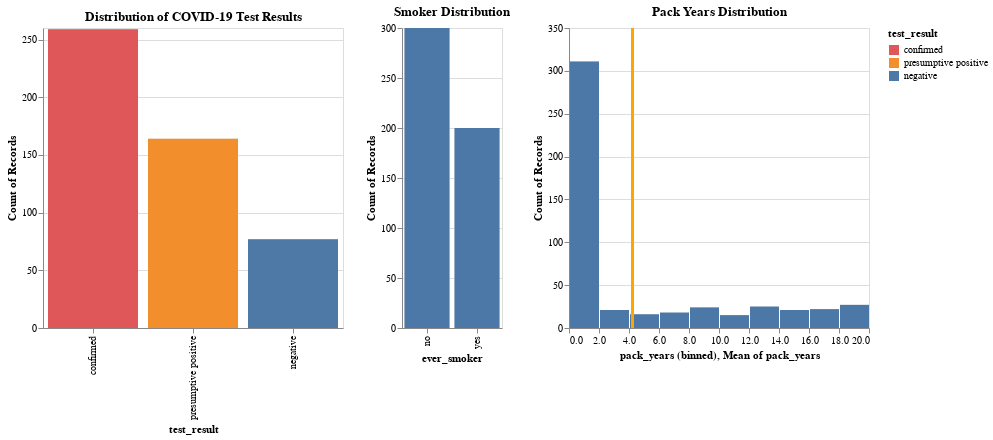

The notebook cell this image was saved under:
### Markdown cell above
### Test Results vs. Smoking History w/ Crossfilter

### Code cell
viz_test_with_brush.properties(width=300)

ever_smoker = alt.Chart(patient).mark_bar().encode(
    x=("ever_smoker:N"),
    y='count()'
).properties(
    title="Smoker Distribution",
    width=100
)

pack_years = alt.Chart(patient).mark_bar().encode(
    x=alt.X("pack_years:Q", bin=True),
    y=alt.Y('count()')
).properties(
    title="Pack Years Distribution",
    width=300
)

rule = alt.Chart(patient).mark_rule(color='orange').encode(
    x='mean(pack_years):Q',
    size=alt.value(3)
)

# Brushing
ever_smoker_with_brush = alt.layer(
    ever_smoker.encode(color=alt.value("lightgray")),
    ever_smoker.transform_filter(brush_x).add_selection(brush_x)
)
pack_years_with_brush = alt.layer(
    pack_years.encode(color=alt.value("lightgray")),
    pack_years.transform_filter(brush_x).add_selection(brush_x)
)
rule = rule.transform_filter(brush_x)

viz_test_with_brush | (ever_smoker_with_brush | pack_years_with_brush + rule)

### Figure 1 — Vega-Lite specification as saved in the notebook (floating-point values rounded to 4 significant figures; data arrays with more than 128 entries replaced by an {"elided": "..."} marker saying what was removed)
{"config": {"view": {"continuousWidth": 400, "continuousHeight": 300}}, "hconcat": [{"layer": [{"mark": "bar", "encoding": {"color": {"value": "lightgray"}, "x": {"type": "nominal", "field": "test_result", "sort": "-y"}, "y": {"type": "quantitative", "aggregate": "count"}}, "title": "Distribution of COVID-19 Test Results", "width": 300}, {"mark": "bar", "encoding": {"color": {"type": "nominal", "field": "test_result", "scale": {"domain": ["confirmed", "presumptive positive", "negative"], "range": ["#E05759", "#F28E2B", "#4E79A7"]}}, "x": {"type": "nominal", "field": "test_result", "sort": "-y"}, "y": {"type": "quantitative", "aggregate": "count"}}, "selection": {"selector002": {"type": "interval", "encodings": ["x"]}}, "title": "Distribution of COVID-19 Test Results", "transform": [{"filter": {"selection": "selector002"}}], "width": 300}]}, {"hconcat": [{"layer": [{"mark": "bar", "encoding": {"color": {"value": "lightgray"}, "x": {"type": "nominal", "field": "ever_smoker"}, "y": {"type": "quantitative", "aggregate": "count"}}, "title": "Smoker Distribution", "width": 100}, {"mark": "bar", "encoding": {"x": {"type": "nominal", "field": "ever_smoker"}, "y": {"type": "quantitative", "aggregate": "count"}}, "selection": {"selector002": {"type": "interval", "encodings": ["x"]}}, "title": "Smoker Distribution", "transform": [{"filter": {"selection": "selector002"}}], "width": 100}]}, {"layer": [{"mark": "bar", "encoding": {"color": {"value": "lightgray"}, "x": {"type": "quantitative", "bin": true, "field": "pack_years"}, "y": {"type": "quantitative", "aggregate": "count"}}, "title": "Pack Years Distribution", "width": 300}, {"mark": "bar", "encoding": {"x": {"type": "quantitative", "bin": true, "field": "pack_years"}, "y": {"type": "quantitative", "aggregate": "count"}}, "selection": {"selector002": {"type": "interval", "encodings": ["x"]}}, "title": "Pack Years Distribution", "transform": [{"filter": {"selection": "selector002"}}], "width": 300}, {"mark": {"type": "rule", "color": "orange"}, "encoding": {"size": {"value": 3}, "x": {"type": "quantitative", "aggregate": "mean", "field": "pack_years"}}, "transform": [{"filter": {"selection": "selector002"}}]}]}]}], "data": {"name": "data-0117613c26066f3a22500fd0040de660"}, "$schema": "https://vega.github.io/schema/vega-lite/v4.0.2.json", "datasets": {"data-0117613c26066f3a22500fd0040de660": {"elided": "500 records"}}}
